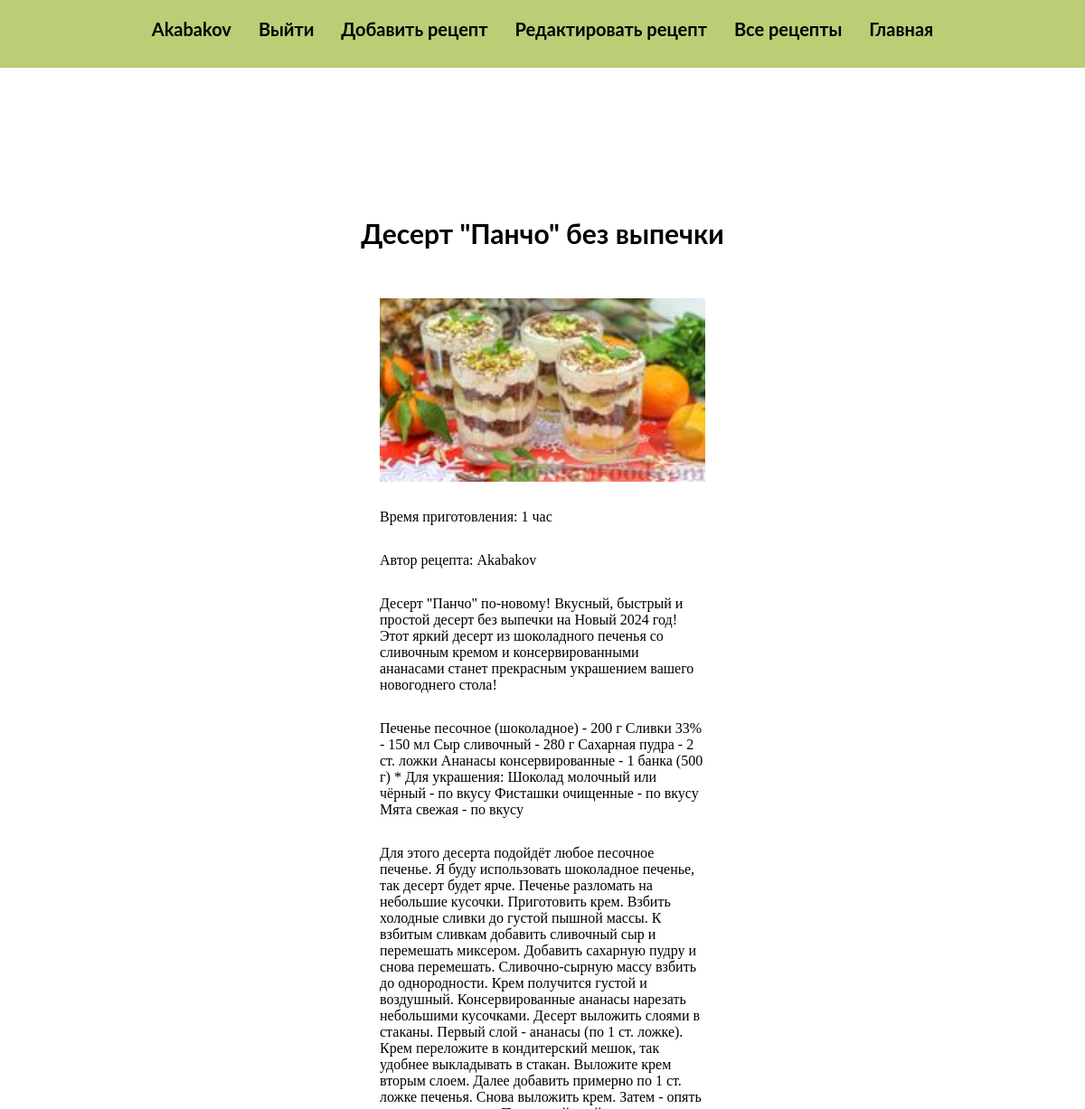
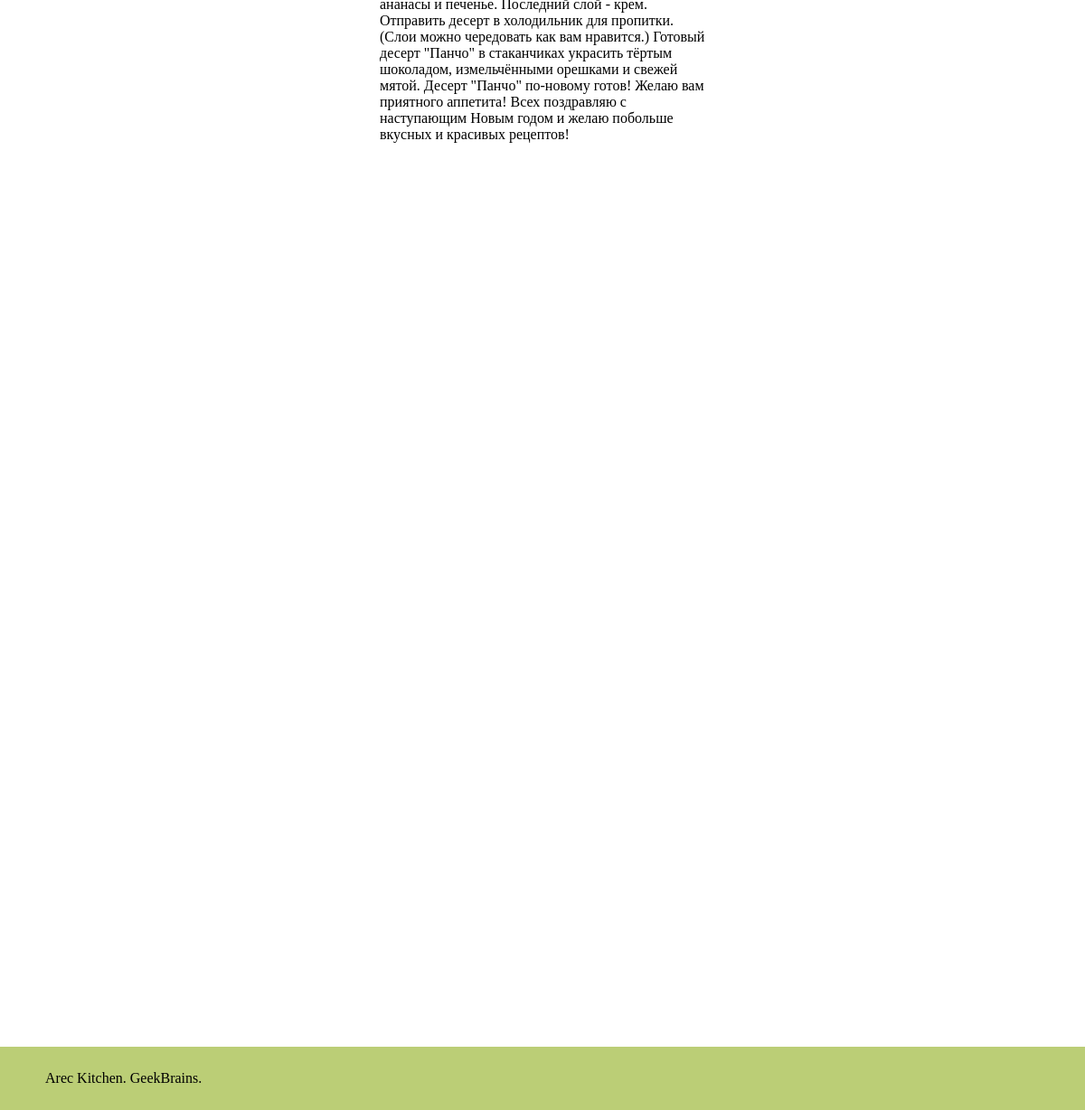
Page /res/recipe/5/ (signed in) on the committed database (2 pictures, top to bottom).
### res/models.py (models this page shows, shortened)
class Recipe(models.Model):
    recipe_name = models.CharField(max_length=100)
    description = models.CharField(max_length=500)
    products = models.TextField()
    steps = models.TextField()
    time = models.CharField(max_length=10)
    picture = models.ImageField(default=None, upload_to=settings.MEDIA_ROOT)
    reg_data = models.DateField(auto_now=True)
    author = models.ForeignKey(User, on_delete=models.CASCADE)
    category_name = models.ForeignKey(Category, on_delete=models.CASCADE)

### res/views.py (the view)
# urls.py: path('recipe/<int:pk>/', views.one_recipe, name='recipe'),
def one_recipe(request, pk):
    recipe = models.Recipe.objects.get(pk=pk)
    return render(request, 'res/recipe.html', {'recipe': recipe})

### res/templates/res/recipe.html (shortened to what this page needs)
{% extends 'res/index.html' %}
{% load static %}
{% block content %}
<section class="up">
    <h1 class="recipe_name">{{ recipe.recipe_name }}</h1>
</section>
<section class="one_recipe">
    <img src="{% static recipe.picture %}" class="recipe_picture"/>
    <div>Время приготовления: {{ recipe.time }}</div>
    <div>Автор рецепта: {{ recipe.author }}</div>
    <div>{{ recipe.description }}</div>
    <div>{{ recipe.products }}</div>
    <div>{{ recipe.steps }}</div>
</section>
{% endblock %}

### res/templates/res/index.html (shortened to what this page needs)
{% load static %}
<!DOCTYPE html>
<html lang="en">
<head>
    <link rel="stylesheet" href="{% static '/style.css' %}" />
</head>
<body>
    <header class="header">
        <div class="header-container">
            {% if request.user.username == "" %}
                <a href="{% url 'register' %}" class="menu">Регистрация</a>
                <a href="{% url 'login' %}" class="menu">Войти</a>
            {% else %}
                <div class="menu"> {{ request.user.username }} </div>
                <a href="{% url 'logout' %}" class="menu">Выйти</a>
                <a href="{% url 'new_recipe' %}" class="menu">Добавить рецепт</a>
                <a href="{% url 'update_recipe' %}" class="menu">Редактировать рецепт</a>
            {% endif %}
            <a href="{% url 'all_recipe' %}" class="menu">Все рецепты</a>
            <a href="{% url 'main' %}" class="menu">Главная</a>
        </div>
    </header>
    {% block content %}
    {% endblock %}
    <footer class="footer">
        <p>Arec Kitchen. GeekBrains.</p>
    </footer>
</body>
</html>

### res/static/style.css (style rules this page uses)
body { margin: 0; }
h1, h3 { margin: 0; }
a { text-decoration: none; }
.header { background-color: #bbce76; }
.header-container { display: flex; max-width: 1600px; height: 75px; margin-left: auto; margin-right: auto; justify-content: center; gap: 30px; }
.menu { color: #000; font-family: 'Lato'; font-size: 20px; font-style: normal; font-weight: 700; line-height: normal; padding-top: 20px; }
.up { display: grid; justify-content: center; grid-template-columns: auto; grid-template-rows: auto; margin-left: auto; margin-right: auto; margin-top: 65px; }
.recipe_name { color: #000; font-family: 'Lato'; font-size: 30px; font-style: normal; font-weight: 700; line-height: normal; margin-top: 100px; text-align: center; }
.recipe_picture { width: 360px; }
.one_recipe { display: grid; grid-template-columns: repeat(1, 360px); grid-template-rows: auto; max-width: 1600px; margin-left: auto; margin-right: auto; margin-top: 54px; gap: 30px; justify-content: center; }
.footer { margin-top: 1000px; padding: 10px 50px; background: #bbce76; color: rgb(0, 0, 0); }

### rows in the picture
Recipe: recipe_name "Десерт \"Панчо\" без выпечки", picture (picture), time "1 час", author "Akabakov", description "Десерт \"Панчо\" по-новому! Вкусный, быстрый и простой десерт без выпечки на Новый 2024 год! Этот яркий десерт из шоколадного печенья со сливочным кремом и консервированными ананасами станет прекрасным украшением вашего новогоднего стола!", products "Печенье песочное (шоколадное) - 200 г Сливки 33% - 150 мл Сыр сливочный - 280 г Сахарная пудра - 2 ст. ложки Ананасы консервированные - 1 банка (500 г) * Для украшения: Шоколад молочный или чёрный - по вкусу Фисташки очищенные - по вкусу Мята свежая - по вкусу", steps "Для этого десерта подойдёт любое песочное печенье. Я буду использовать шоколадное печенье, так десерт будет ярче. Печенье разломать на небольшие кусочки. Приготовить крем. Взбить холодные сливки до густой пышной массы. К взбитым сливкам добавить сливочный сыр и перемешать миксером. Добавить сахарную пудру и снова перемешать. Сливочно-сырную массу взбить до однородности. Крем получится густой и воздушный. Консервированные ананасы нарезать небольшими кусочками. Десерт выложить слоями в стаканы. Первый слой - ананасы (по 1 ст. ложке). Крем переложите в кондитерский мешок, так удобнее выкладывать в стакан. Выложите крем вторым слоем. Далее добавить примерно по 1 ст. ложке печенья. Снова…"

### other values in the picture
{{ request.user.username }} "Akabakov"
